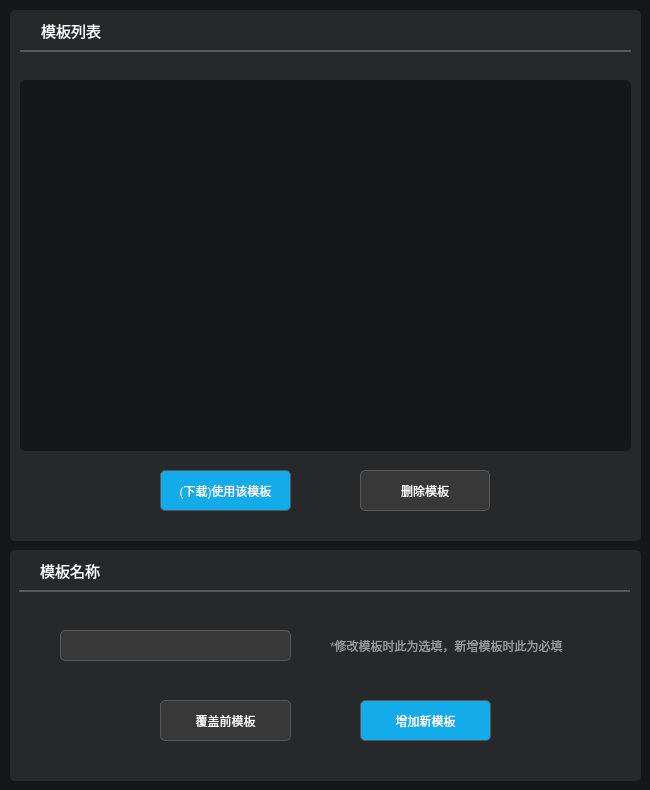
         <widget class="QWidget" name="a_tab_5">
          <property name="styleSheet">
           <string notr="true">background-color: rgb(22, 23, 25);
border-radius: 5px;

</string>
          </property>
          <attribute name="title">
           <string>随机模板</string>
          </attribute>
          <widget class="QWidget" name="widget_19" native="true">
           <property name="geometry">
            <rect>
             <x>10</x>
             <y>10</y>
             <width>631</width>
             <height>531</height>
            </rect>
           </property>
           <property name="styleSheet">
            <string notr="true">QWidget {
       background-color: rgb(39, 40, 42);
		border-radius: 5px;
    }
</string>
           </property>
           <widget class="QTableWidget" name="modelTableWidget">
            <property name="geometry">
             <rect>
              <x>10</x>
              <y>70</y>
              <width>611</width>
              <height>371</height>
             </rect>
            </property>
            <property name="font">
             <font>
              <family>黑体</family>
              <pointsize>10</pointsize>
             </font>
            </property>
            <property name="styleSheet">
             <string notr="true">QTableWidget {
        background-color: rgb(22, 23, 25);
		border-radius: 5px;
		color: rgb(153, 153, 153);
    }</string>
            </property>
           </widget>
           <widget class="QPushButton" name="applyModelButton">
            <property name="geometry">
             <rect>
              <x>150</x>
              <y>460</y>
              <width>131</width>
              <height>41</height>
             </rect>
            </property>
            <property name="styleSheet">
             <string notr="true">QPushButton {
	background-color: rgb(19, 171, 234);
	color: rgb(255, 255, 255);
	border: 1px solid;
	border-radius: 5px;
    border-color: rgb(88, 88, 88); 
}
QPushButton:hover {
     border: 2px solid  rgb(255, 255, 127);
	 color: rgb(255, 255, 127);
}
QPushButton:pressed {
    background-color: rgb(255, 255, 127);
	color:rgb(204, 0, 0);
}
</string>
            </property>
            <property name="text">
             <string>(下载)使用该模板</string>
            </property>
           </widget>
           <widget class="QPushButton" name="deleteModelButton">
            <property name="geometry">
             <rect>
              <x>350</x>
              <y>460</y>
              <width>130</width>
              <height>41</height>
             </rect>
            </property>
            <property name="styleSheet">
             <string notr="true"> QPushButton {
	background-color: rgb(56, 56, 56);
	color: rgb(255, 255, 255);
	border: 1px solid;
    border-color: rgb(88, 88, 88); 
}
QPushButton:hover {
     border: 2px solid  rgb(19, 171, 234);
	 color: rgb(19, 171, 234);
}
QPushButton:pressed {
    background-color: rgb(19, 171, 234);
	color: rgb(255, 255, 255);
}
</string>
            </property>
            <property name="text">
             <string>删除模板</string>
            </property>
           </widget>
           <widget class="QLabel" name="label_11">
            <property name="geometry">
             <rect>
              <x>31</x>
              <y>10</y>
              <width>71</width>
              <height>21</height>
             </rect>
            </property>
            <property name="font">
             <font>
              <family>黑体</family>
              <pointsize>11</pointsize>
             </font>
            </property>
            <property name="styleSheet">
             <string notr="true">color: rgb(255, 255, 255);</string>
            </property>
            <property name="text">
             <string>模板列表</string>
            </property>
           </widget>
           <widget class="QWidget" name="widget_20" native="true">
            <property name="geometry">
             <rect>
              <x>10</x>
              <y>40</y>
              <width>611</width>
              <height>2</height>
             </rect>
            </property>
            <property name="styleSheet">
             <string notr="true">background-color:  rgb(88, 88, 88)</string>
            </property>
           </widget>
          </widget>
          <widget class="QWidget" name="widget_21" native="true">
           <property name="geometry">
            <rect>
             <x>10</x>
             <y>550</y>
             <width>631</width>
             <height>231</height>
            </rect>
           </property>
           <property name="styleSheet">
            <string notr="true">QWidget {
       background-color: rgb(39, 40, 42);
		border-radius: 5px;
    }
</string>
           </property>
           <widget class="QPushButton" name="addModelButton">
            <property name="geometry">
             <rect>
              <x>350</x>
              <y>150</y>
              <width>131</width>
              <height>41</height>
             </rect>
            </property>
            <property name="styleSheet">
             <string notr="true">QPushButton {
	background-color: rgb(19, 171, 234);
	color: rgb(255, 255, 255);
	border: 1px solid;
	border-radius: 5px;
    border-color: rgb(88, 88, 88); 
}
QPushButton:hover {
     border: 2px solid  rgb(255, 255, 127);
	 color: rgb(255, 255, 127);
}
QPushButton:pressed {
    background-color: rgb(255, 255, 127);
	color:rgb(204, 0, 0);
}
</string>
            </property>
            <property name="text">
             <string>增加新模板</string>
            </property>
           </widget>
           <widget class="QLineEdit" name="modelNameLineEdit">
            <property name="geometry">
             <rect>
              <x>50</x>
              <y>80</y>
              <width>231</width>
              <height>31</height>
             </rect>
            </property>
            <property name="styleSheet">
             <string notr="true">color: rgb(153, 153, 153);
background-color: rgb(56, 56, 56);
border: 1px solid;
border-color: rgb(88, 88, 88); </string>
            </property>
           </widget>
           <widget class="QPushButton" name="updateModelButton">
            <property name="geometry">
             <rect>
              <x>150</x>
              <y>150</y>
              <width>131</width>
              <height>41</height>
             </rect>
            </property>
            <property name="styleSheet">
             <string notr="true"> QPushButton {
	background-color: rgb(56, 56, 56);
	color: rgb(255, 255, 255);
	border: 1px solid;
    border-color: rgb(88, 88, 88); 
}
QPushButton:hover {
     border: 2px solid  rgb(19, 171, 234);
	 color: rgb(19, 171, 234);
}
QPushButton:pressed {
    background-color: rgb(19, 171, 234);
	color: rgb(255, 255, 255);
}
</string>
            </property>
            <property name="text">
             <string>覆盖前模板</string>
            </property>
           </widget>
           <widget class="QLabel" name="label_120">
            <property name="geometry">
             <rect>
              <x>320</x>
              <y>80</y>
              <width>241</width>
              <height>31</height>
             </rect>
            </property>
            <property name="styleSheet">
             <string notr="true">color: rgb(153, 153, 153);</string>
            </property>
            <property name="text">
             <string>*修改模板时此为选填，新增模板时此为必填</string>
            </property>
           </widget>
           <widget class="QWidget" name="widget_22" native="true">
            <property name="geometry">
             <rect>
              <x>9</x>
              <y>40</y>
              <width>611</width>
              <height>2</height>
             </rect>
            </property>
            <property name="styleSheet">
             <string notr="true">background-color:  rgb(88, 88, 88)</string>
            </property>
           </widget>
           <widget class="QLabel" name="label_12">
            <property name="geometry">
             <rect>
              <x>30</x>
              <y>10</y>
              <width>71</width>
              <height>21</height>
             </rect>
            </property>
            <property name="font">
             <font>
              <family>黑体</family>
              <pointsize>11</pointsize>
             </font>
            </property>
            <property name="styleSheet">
             <string notr="true">color: rgb(255, 255, 255);</string>
            </property>
            <property name="text">
             <string>模板名称</string>
            </property>
           </widget>
          </widget>
         </widget>
